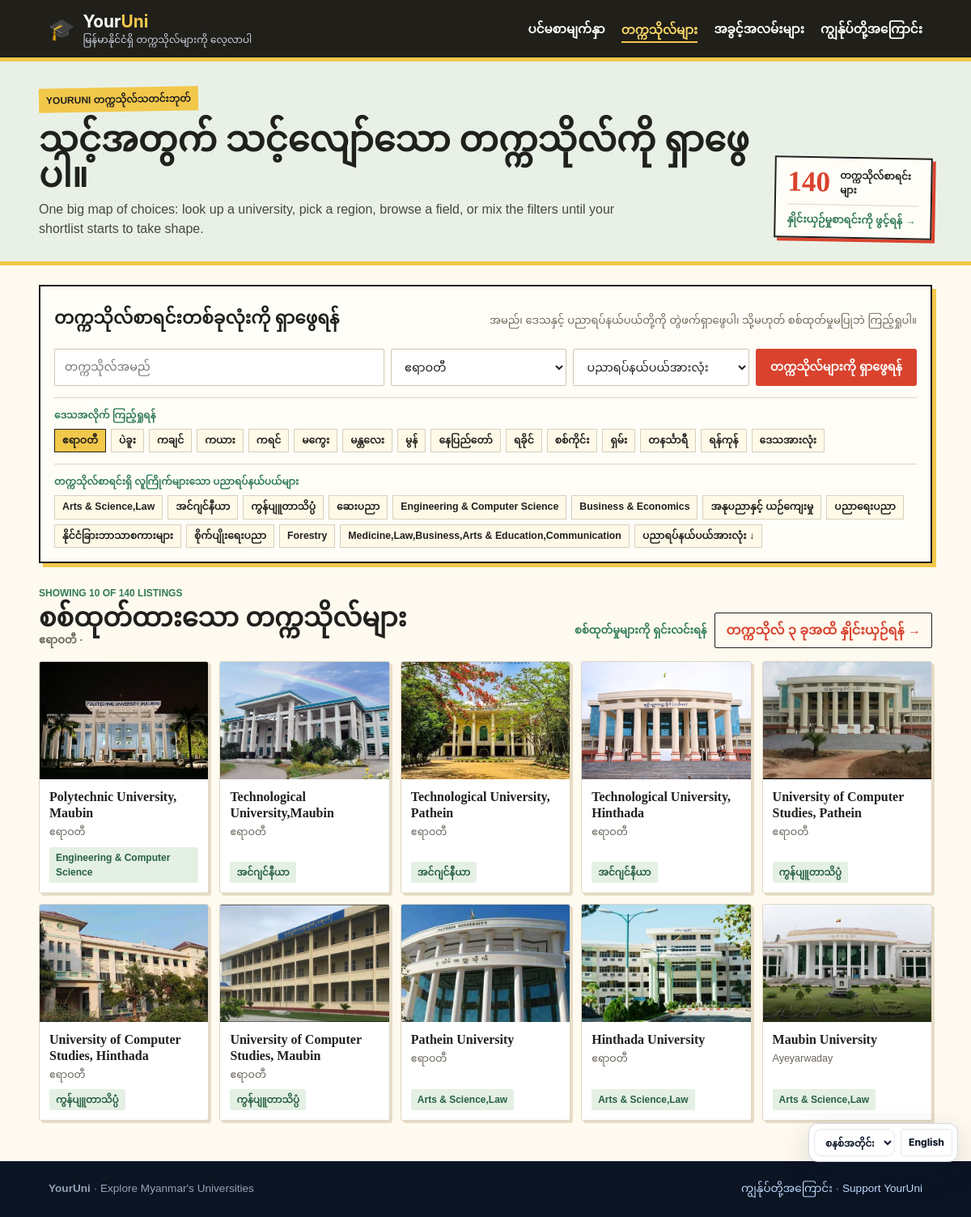
The page /Universities.php?region=Ayeyarwady on the database its author committed.
### tables this page shows
CREATE TABLE uni (
  id INT NOT NULL AUTO_INCREMENT PRIMARY KEY,
  uni_name VARCHAR(255) NOT NULL,
  major VARCHAR(100) NOT NULL,
  region VARCHAR(100) NOT NULL,
  min_marks INT NOT NULL DEFAULT 0,
  admission_status ENUM('known','pass_based','unknown') NOT NULL DEFAULT 'unknown',
  image_path VARCHAR(255) NOT NULL,
  page VARCHAR(255) NOT NULL,
  popularity INT DEFAULT 100,
  source_url VARCHAR(500) DEFAULT NULL,
  last_verified_at DATE DEFAULT NULL,
  INDEX idx_uni_name (uni_name),
  INDEX idx_uni_major (major),
  INDEX idx_uni_region (region),
  INDEX idx_uni_admission (admission_status, min_marks)
);

### Universities.php (the view, shortened to what this page needs)
<?php
$matches = [];
$mainMatches = [];
$generalMatches = [];
$otherMatches = [];
$smartSearch = ($_SERVER['REQUEST_METHOD'] ?? 'GET') === 'POST';
$searchError = '';
$searchName = '';
$searchRegion = '';
$searchMajor = '';
$regions = [];
$majors = [];
$catalogueTotal = 0;
function youruniRenderUniversityCards(array $rows, bool $showMarks = false): void
{
    foreach ($rows as $row) {
        $page = (string)($row['page'] ?? '#');
        $image = (string)($row['image_path'] ?? '');
        $name = (string)($row['uni_name'] ?? 'University');
        $major = (string)($row['major'] ?? '');
        $region = (string)($row['region'] ?? '');
        echo '<div class="uni-card">';
        echo '<a href="' . htmlspecialchars($page, ENT_QUOTES, 'UTF-8') . '" style="display:flex;flex-direction:column;height:100%">';
        echo '<img src="' . htmlspecialchars($image, ENT_QUOTES, 'UTF-8') . '" alt="' . htmlspecialchars($name, ENT_QUOTES, 'UTF-8') . '" class="card-img" loading="lazy">';
        echo '<div class="card-content"><div class="uni-info">';
        echo '<h5>' . htmlspecialchars($name, ENT_QUOTES, 'UTF-8') . '</h5>';
        echo '<p>' . htmlspecialchars($region, ENT_QUOTES, 'UTF-8') . '</p>';
        echo '<span class="tag">' . htmlspecialchars($major, ENT_QUOTES, 'UTF-8') . '</span>';
        echo '</div></div></a></div>';
    }
}
try {
    $pdo = new PDO(
        'mysql:host=' . YOURUNI_DB_HOST . ';port=' . YOURUNI_DB_PORT . ';dbname=' . YOURUNI_DB_NAME . ';charset=utf8mb4',
        YOURUNI_DB_USER,
        YOURUNI_DB_PASS,
        [PDO::ATTR_ERRMODE => PDO::ERRMODE_EXCEPTION, PDO::ATTR_DEFAULT_FETCH_MODE => PDO::FETCH_ASSOC, PDO::ATTR_EMULATE_PREPARES => false]
    );
    $catalogueTotal = (int)$pdo->query('SELECT COUNT(*) FROM uni')->fetchColumn();
    $regions = $pdo->query("SELECT DISTINCT region FROM uni WHERE region <> '' ORDER BY region ASC")->fetchAll(PDO::FETCH_COLUMN);
    $regionLabels = ['Ayeyarwaday' => 'Ayeyarwady', 'Kayar' => 'Kayah'];
    $regions = array_values(array_unique(array_map(static fn($region) => $regionLabels[$region] ?? $region, $regions)));
    $majors = $pdo->query("SELECT major FROM uni WHERE major <> '' GROUP BY major ORDER BY COUNT(*) DESC, major ASC")->fetchAll(PDO::FETCH_COLUMN);
    if ($smartSearch) {
        $userDegree = trim((string)($_POST['major'] ?? ''));
        $userRegion = trim((string)($_POST['zone'] ?? ''));
        $userMarks = filter_var($_POST['marks'] ?? null, FILTER_VALIDATE_INT);
        if ($userMarks === false || $userMarks === null || $userMarks < 0 || $userMarks > 1000) {
            $searchError = 'Please enter a valid score between 0 and 1000.';
        } else {
            $regionSql = $userRegion !== '' ? ' AND region = :region' : '';
            $baseParams = ['marks' => $userMarks];
            if ($userRegion !== '') $baseParams['region'] = $userRegion;
            $stmt = $pdo->prepare("SELECT * FROM uni WHERE ((admission_status='known' AND min_marks <= :marks) OR admission_status='pass_based')" . $regionSql . ' ORDER BY popularity ASC, min_marks DESC, uni_name ASC');
            $stmt->execute($baseParams);
            $eligible = $stmt->fetchAll();
            foreach ($eligible as $row) {
                if (youruniMajorMatches((string)$row['major'], $userDegree) && (string)$row['admission_status'] !== 'pass_based') $mainMatches[] = $row;
                elseif (youruniIsGeneralOption($row) || (string)$row['admission_status'] === 'pass_based') $generalMatches[] = $row;
                else $otherMatches[] = $row;
            }
            $unknownSql = "SELECT * FROM uni WHERE admission_status='unknown'" . $regionSql . ' ORDER BY popularity ASC, uni_name ASC';
            $unknownStmt = $pdo->prepare($unknownSql);
            $unknownParams = $userRegion !== '' ? ['region' => $userRegion] : [];
            $unknownStmt->execute($unknownParams);
            $unknownMatches = $unknownStmt->fetchAll();
        }
    } else {
        $searchName = trim((string)($_GET['search'] ?? ''));
        $searchRegion = trim((string)($_GET['region'] ?? ''));
        $searchMajor = trim((string)($_GET['major'] ?? ''));
        $conditions = [];
        $params = [];
        if ($searchRegion !== '') {
            $regionAliases = [
                'Ayeyarwady' => ['Ayeyarwady', 'Ayeyarwaday'],
                'Kayah' => ['Kayah', 'Kayar'],
            ];
            $regionValues = $regionAliases[$searchRegion] ?? [$searchRegion];
            $conditions[] = 'region IN (' . implode(', ', array_fill(0, count($regionValues), '?')) . ')';
            array_push($params, ...$regionValues);
        }
        $where = $conditions ? ' WHERE ' . implode(' AND ', $conditions) : '';
        $stmt = $pdo->prepare('SELECT * FROM uni' . $where . ' ORDER BY popularity ASC, uni_name ASC');
        $stmt->execute($params);
        $matches = $stmt->fetchAll();
    }
} catch (Throwable $e) {
    error_log('YourUni university search: ' . $e->getMessage());
    $searchError = 'The university catalogue could not be reached. Check MySQL and import youruni_complete.sql as described in YOURUNI_README.txt.';
}
?>
<!DOCTYPE html>
<html lang="en">
<head>
    <link rel="stylesheet" href="assets/youruni-global.css">
</head>
<body>
    <nav class="pagebar">
        <a href="index.php">
        <div class="homepage">
            <div class="logo">🎓</div>
            <div class="title">
                    <h1>Your<span>Uni</span></h1>
                    <p>Explore Myanmar's Universities</p>
            </div>
        </div>
        </a>
        <div class="links">
            <a href="index.php">Home</a>
            <a href="Universities.php"  class="active">Universities</a>
            <a href="opportunities.php">Opportunities</a>
            <a href="About.html">About Us</a>
        </div>
    </nav>
    <section class="featured-section">
        <header class="directory-banner">
            <div>
                <span class="directory-kicker">The YourUni campus noticeboard</span>
                <h2>Find your next campus.</h2>
                <p>One big map of choices: look up a university, pick a region, browse a field, or mix the filters until your shortlist starts to take shape.</p>
            </div>
            <div class="directory-stats" aria-label="University catalogue total">
                <strong><?= number_format($catalogueTotal) ?></strong>
                <span>campus listings</span>
                <a href="compare.php">Open comparison board &rarr;</a>
            </div>
        </header>
        <div class="directory-search-panel">
            <div class="directory-search-heading">
                <h3>Search the whole catalogue</h3>
                <p>Combine a name, region, and field, or leave everything open.</p>
            </div>
            <form action="Universities.php" method="GET" class="directory-search-form">
                <input type="search" name="search" value="<?= htmlspecialchars($searchName, ENT_QUOTES, 'UTF-8') ?>" placeholder="University name" aria-label="University name">
                <select name="region" aria-label="Filter by region">
                    <?php foreach ($regions as $region): ?>
                        <option value="<?= htmlspecialchars($region, ENT_QUOTES, 'UTF-8') ?>" <?= $searchRegion === $region ? 'selected' : '' ?>><?= htmlspecialchars($region, ENT_QUOTES, 'UTF-8') ?></option>
                    <?php endforeach; ?>
                </select>
                <select id="directory-field-filter" name="major" aria-label="Filter by field">
                    <option value="">Every field</option>
                </select>
                <button type="submit">Find universities</button>
            </form>
            <div class="browse-rail">
                <span class="browse-title">Browse by region</span>
                <div class="browse-links">
                    <?php foreach ($regions as $region): ?>
                        <a href="Universities.php?region=<?= rawurlencode($region) ?>" <?= $searchRegion === $region ? 'aria-current="true"' : '' ?>><?= htmlspecialchars($region, ENT_QUOTES, 'UTF-8') ?></a>
                    <?php endforeach; ?>
                    <a href="Universities.php">All regions</a>
                </div>
            </div>
            <div class="browse-rail">
                <span class="browse-title">Popular fields in the directory</span>
                <div class="browse-links">
                    <?php foreach (array_slice($majors, 0, 12) as $major): ?>
                        <a href="Universities.php?major=<?= rawurlencode($major) ?>" <?= $searchMajor === $major ? 'aria-current="true"' : '' ?>><?= htmlspecialchars($major, ENT_QUOTES, 'UTF-8') ?></a>
                    <?php endforeach; ?>
                    <?php if (count($majors) > 12): ?><a href="#directory-field-filter">All fields ↓</a><?php endif; ?>
                </div>
            </div>
        </div>
        <div class="directory-results-head">
            <div>
                <span class="browse-title">Showing <?= $smartSearch ? 'admission matches' : number_format(count($matches)) . ' of ' . number_format($catalogueTotal) . ' listings' ?></span>
                <h3><?php if ($smartSearch): ?>Your score-based options<?php elseif ($searchName !== '' || $searchRegion !== '' || $searchMajor !== ''): ?>Filtered universities<?php else: ?>All Universities<?php endif; ?></h3>
                <?php if (!$smartSearch && ($searchName !== '' || $searchRegion !== '' || $searchMajor !== '')): ?>
                    <p class="directory-results-count"><?php if ($searchRegion !== ''): ?><?= htmlspecialchars($searchRegion, ENT_QUOTES, 'UTF-8') ?> · <?php endif; ?></p>
                <?php endif; ?>
            </div>
            <div class="directory-results-actions">
                <?php if (!$smartSearch && ($searchName !== '' || $searchRegion !== '' || $searchMajor !== '')): ?><a class="directory-clear" href="Universities.php">Clear filters</a><?php endif; ?>
                <a class="yu-compare-link" href="compare.php">Compare up to 3 &rarr;</a>
            </div>
        </div>
        <?php if ($searchError !== ''): ?>
            <div class="empty-state"><h3>Search could not be completed</h3><p><?= htmlspecialchars($searchError, ENT_QUOTES, 'UTF-8') ?></p></div>
        <?php else: ?>
            <div class="cards-grid" id="all-fields">
                <?php if (count($matches) > 0): ?>
                    <?php youruniRenderUniversityCards($matches); ?>
                <?php else: ?>
                    <div class="empty-state"><h3>No universities found</h3><p>Try searching with a different criteria or checking your spelling.</p><a href="Universities.php" style="color:#0b5ee7;font-weight:bold;margin-top:10px;display:inline-block;">Clear Search</a></div>
                <?php endif; ?>
            </div>
        <?php endif; ?>
    </section>
    <footer class="yu-site-footer"><span><strong>YourUni</strong> · Explore Myanmar's Universities</span><span><a href="About.html">About Us</a> · <a href="donate.php">Support YourUni</a></span></footer>
</body>
</html>

### assets/youruni-global.css (style rules this page uses)
:root { --yu-bg:#f8fafc;--yu-surface:#ffffff;--yu-surface-soft:#f1f5f9;--yu-text:#0f172a;--yu-muted:#64748b;--yu-border:#e2e8f0;--yu-link:#2563eb;--yu-control-bg:rgba(255,255,255,.96);--yu-control-shadow:0 12px 35px rgba(15,23,42,.16) }
html body .links a.active, html body .pagebar .links a.active, html body .links a[aria-current="page"], html body .pagebar .links a[aria-current="page"] { color: #60a5fa !important; border-bottom: 2px solid #3b82f6 !important; padding-bottom: 5px !important; text-decoration: none !important; }
body .pagebar { min-height:76px; padding:10px 5%; gap:20px; font-family:'Plus Jakarta Sans',Inter,-apple-system,BlinkMacSystemFont,'Segoe UI',sans-serif !important; line-height:1.35; }
body .pagebar .links { display:flex; align-items:center; gap:28px; flex-wrap:wrap; }
body .pagebar .links a { display:inline-block; padding:9px 0 7px; border-bottom:2px solid transparent; font-family:inherit; font-size:.95rem; line-height:1.3; font-weight:600; }
body .pagebar .links a.active, body .pagebar .links a[aria-current="page"] { color:#60a5fa !important; border-bottom-color:#3b82f6 !important; }
body .title p { color:#cbd5e1 !important; }
.yu-site-footer { display:flex; justify-content:space-between; gap:12px; flex-wrap:wrap; padding:24px 5%; background:#0b1423; color:#94a3b8; font-size:.85rem; }
.yu-site-footer a { color:#bfdbfe; text-decoration:none; }
.yu-compare-link { display:inline-flex; align-items:center; padding:9px 13px; border:1px solid var(--yu-border); border-radius:10px; font-weight:800; text-decoration:none; color:var(--yu-link); }
:root { --yu-portal-ink: #20201d; --yu-portal-red: #d9432e; --yu-portal-yellow: #f2c84b; --yu-portal-green: #317b58; --yu-portal-paper: #fffaf0; --yu-portal-line: #ded5c3; }
html body { background-color: var(--yu-portal-paper); color: var(--yu-portal-ink); font-family: 'Plus Jakarta Sans', 'Trebuchet MS', sans-serif; }
html body .pagebar { background: #211f1a; border-bottom: 5px solid var(--yu-portal-yellow); }
html body .pagebar .logo, html body .pagebar .title h1 span { color: var(--yu-portal-yellow); }
html body .pagebar .title p { color: #e5dfd1; }
html body .pagebar .links { gap: 20px; }
html body .pagebar .links a { font-weight: 700; }
html body .pagebar .links a.active, html body .pagebar .links a[aria-current="page"] { color: #f8d768 !important; border-bottom-color: var(--yu-portal-yellow) !important; }
html body :is(.uni-badge, .job-card, .card, .uni-card, .field-card, .info-card, .feature-card, .content-card, .program-card, .career-card, .location-card, .stat-card, .panel, .form-card) { border-color: var(--yu-portal-line); border-radius: 3px; box-shadow: 3px 3px 0 #e7dcc6; }
html body :is(.uni-badge, .job-card, .card, .uni-card, .field-card, .info-card, .feature-card, .content-card, .program-card, .career-card, .location-card, .stat-card, .panel, .form-card):hover { border-color: var(--yu-portal-green); box-shadow: 6px 6px 0 #e5f0e5; }
html body :is(.back-btn, button, input[type="submit"], input[type="button"], .btn, .button, .yu-specialty-tools button) { border-radius: 3px; }
html body :is(input, select, textarea) { border-color: #cfc5b2; border-radius: 3px; background-color: #fffdf7; color: var(--yu-portal-ink); }
html body :is(input, select, textarea):focus-visible, html body :is(a, button):focus-visible { outline-color: var(--yu-portal-green); }

### rows shown on the page
uni: image_path (picture), uni_name "Polytechnic University, Maubin", region "ဧရာဝတီ", major "Engineering & Computer Science"
uni: image_path (picture), uni_name "Technological University,Maubin", region "ဧရာဝတီ", major "အင်ဂျင်နီယာ"
uni: image_path (picture), uni_name "Technological University, Pathein", region "ဧရာဝတီ", major "အင်ဂျင်နီယာ"
uni: image_path (picture), uni_name "Technological University, Hinthada", region "ဧရာဝတီ", major "အင်ဂျင်နီယာ"
uni: image_path (picture), uni_name "University of Computer Studies, Pathein", region "ဧရာဝတီ", major "ကွန်ပျူတာသိပ္ပံ"
uni: image_path (picture), uni_name "University of Computer Studies, Hinthada", region "ဧရာဝတီ", major "ကွန်ပျူတာသိပ္ပံ"
uni: image_path (picture), uni_name "University of Computer Studies, Maubin", region "ဧရာဝတီ", major "ကွန်ပျူတာသိပ္ပံ"
uni: image_path (picture), uni_name "Pathein University", region "ဧရာဝတီ", major "Arts & Science,Law"
uni: image_path (picture), uni_name "Hinthada University", region "ဧရာဝတီ", major "Arts & Science,Law"
uni: image_path (picture), uni_name "Maubin University", region "Ayeyarwaday", major "Arts & Science,Law"

### other values the page prints
$catalogueTotal "140"
$region "ဧရာဝတီ"
$region "ပဲခူး"
$region "ကချင်"
$region "ကယား"
$region "ကရင်"
$region "မကွေး"
$region "မန္တလေး"
$region "မွန်"
$region "နေပြည်တော်"
$region "ရခိုင်"
$region "စစ်ကိုင်း"
$region "ရှမ်း"
$region "တနင်္သာရီ"
$region "ရန်ကုန်"
